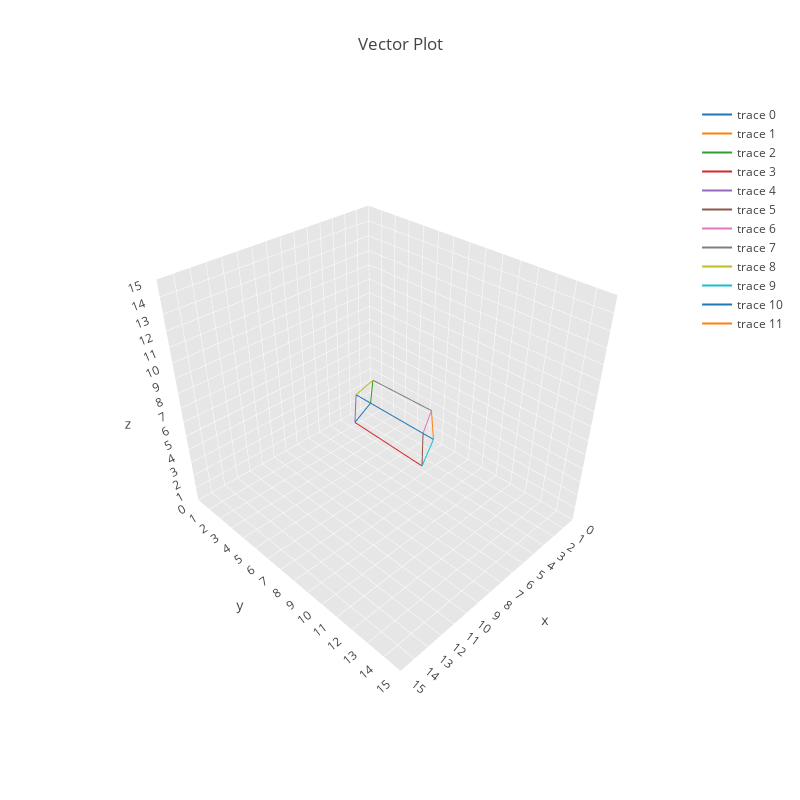

Here is the notebook cell this chart was saved with:
### Code cell
data = [
    go.Scatter3d(
        x=(0,a[0]),
        y=(0,a[1]),
        z=(0,a[2]),
        mode='lines'
    ),
    go.Scatter3d(
        x=(0,b[0]),
        y=(0,b[1]),
        z=(0,b[2]),
        mode='lines'
    ),
    go.Scatter3d(
        x=(0,c[0]),
        y=(0,c[1]),
        z=(0,c[2]),
        mode='lines'
    ),
    go.Scatter3d(
        x=(a[0],a[0]+b[0]),
        y=(a[1],a[1]+b[1]),
        z=(a[2],a[2]+b[2]),
        mode='lines'
    ),
    go.Scatter3d(
        x=(a[0],a[0]+c[0]),
        y=(a[1],a[1]+c[1]),
        z=(a[2],a[2]+c[2]),
        mode='lines'
    ),
    go.Scatter3d(
        x=(b[0],b[0]+a[0]),
        y=(b[1],b[1]+a[1]),
        z=(b[2],b[2]+a[2]),
        mode='lines'
    ),
    go.Scatter3d(
        x=(b[0],b[0]+c[0]),
        y=(b[1],b[1]+c[1]),
        z=(b[2],b[2]+c[2]),
        mode='lines'
    ),
    go.Scatter3d(
        x=(c[0],c[0]+b[0]),
        y=(c[1],c[1]+b[1]),
        z=(c[2],c[2]+b[2]),
        mode='lines'
    ),
    go.Scatter3d(
        x=(c[0],c[0]+a[0]),
        y=(c[1],c[1]+a[1]),
        z=(c[2],c[2]+a[2]),
        mode='lines'
    ),
    go.Scatter3d(
        x=(a[0]+b[0],a[0]+b[0]+c[0]),
        y=(a[1]+b[1],a[1]+b[1]+c[1]),
        z=(a[2]+b[2],a[2]+b[2]+c[2]),
        mode='lines'
    ),
    go.Scatter3d(
        x=(a[0]+c[0],a[0]+b[0]+c[0]),
        y=(a[1]+c[1],a[1]+b[1]+c[1]),
        z=(a[2]+c[2],a[2]+b[2]+c[2]),
        mode='lines'
    ),
    go.Scatter3d(
        x=(b[0]+c[0],a[0]+b[0]+c[0]),
        y=(b[1]+c[1],a[1]+b[1]+c[1]),
        z=(b[2]+c[2],a[2]+b[2]+c[2]),
        mode='lines'),
]

axis_range=[0,15]
axis_ticks=max(axis_range)-min(axis_range)+1

layout = go.Layout(
    width=800,
    height=800,
    autosize=False,
    title='Vector Plot',
    scene=dict(
        xaxis=dict(
            gridcolor='rgb(255,255,255)',
            zerolinecolor='rgb(255,255,255)',
            showbackground=True,
            backgroundcolor='rgb(230,230,230)',
            nticks=axis_ticks,
            range=axis_range
        ),
        yaxis=dict(
            gridcolor='rgb(255,255,255)',
            zerolinecolor='rgb(255,255,255)',
            showbackground=True,
            backgroundcolor='rgb(230,230,230)',
            nticks=axis_ticks,
            range=axis_range
        ),
        zaxis=dict(
            gridcolor='rgb(255,255,255)',
            zerolinecolor='rgb(255,255,255)',
            showbackground=True,
            backgroundcolor='rgb(230,230,230)',
            nticks=axis_ticks,
            range=axis_range
        )
    )
)

fig = go.Figure(data=data, layout=layout)
pyo.plot(fig, filename='parallelepiped.html')
pyo.iplot(fig)

### Figure 1 — Plotly figure (JSON) as saved in the notebook; plotly's stock layout.template omitted (floating-point values rounded to 4 significant figures)
{"data": [{"mode": "lines", "type": "scatter3d", "uid": "a27094a1-428b-42d5-9f3d-cc58a61542a3", "x": [0, 8], "y": [0, 6], "z": [0, 6]}, {"mode": "lines", "type": "scatter3d", "uid": "e2076943-7819-4d10-9ed2-d459bb87a6b2", "x": [0, 2], "y": [0, 6], "z": [0, 2]}, {"mode": "lines", "type": "scatter3d", "uid": "6fec210e-f2c1-40e6-ae42-fe4613f9bc60", "x": [0, 2], "y": [0, 2], "z": [0, 4]}, {"mode": "lines", "type": "scatter3d", "uid": "a0bd0750-a726-494b-b6bb-095d5e1c3769", "x": [8, 10], "y": [6, 12], "z": [6, 8]}, {"mode": "lines", "type": "scatter3d", "uid": "f0f097ed-815a-4649-9e0a-4f1adf59df41", "x": [8, 10], "y": [6, 8], "z": [6, 10]}, {"mode": "lines", "type": "scatter3d", "uid": "4d7d5013-0ae3-49ab-983a-28be7ec6e04d", "x": [2, 10], "y": [6, 12], "z": [2, 8]}, {"mode": "lines", "type": "scatter3d", "uid": "91cb8281-9c8c-489c-9624-a9efd002f1c8", "x": [2, 4], "y": [6, 8], "z": [2, 6]}, {"mode": "lines", "type": "scatter3d", "uid": "3262fbba-28e7-48af-8c02-8c7f300432d1", "x": [2, 4], "y": [2, 8], "z": [4, 6]}, {"mode": "lines", "type": "scatter3d", "uid": "66b5c104-6555-471c-9848-2b0108d32397", "x": [2, 10], "y": [2, 8], "z": [4, 10]}, {"mode": "lines", "type": "scatter3d", "uid": "c26a63f8-eb1c-4132-9543-22774e34f8a0", "x": [10, 12], "y": [12, 14], "z": [8, 12]}, {"mode": "lines", "type": "scatter3d", "uid": "ec85adc8-db35-437b-b78e-1403acdbbf58", "x": [10, 12], "y": [8, 14], "z": [10, 12]}, {"mode": "lines", "type": "scatter3d", "uid": "01b219e3-87b0-402c-8971-3201cc565d36", "x": [4, 12], "y": [8, 14], "z": [6, 12]}], "layout": {"autosize": false, "height": 800, "scene": {"aspectmode": "auto", "aspectratio": {"x": 0.9499, "y": 1.108, "z": 0.9499}, "camera": {"center": {"x": 0, "y": 0, "z": 0}, "eye": {"x": 1.521, "y": 1.521, "z": 1.521}, "up": {"x": 0, "y": 0, "z": 1}}, "xaxis": {"backgroundcolor": "rgb(230,230,230)", "gridcolor": "rgb(255,255,255)", "nticks": 16, "range": [0, 15], "showbackground": true, "type": "linear", "zerolinecolor": "rgb(255,255,255)"}, "yaxis": {"backgroundcolor": "rgb(230,230,230)", "gridcolor": "rgb(255,255,255)", "nticks": 16, "range": [0, 15], "showbackground": true, "type": "linear", "zerolinecolor": "rgb(255,255,255)"}, "zaxis": {"backgroundcolor": "rgb(230,230,230)", "gridcolor": "rgb(255,255,255)", "nticks": 16, "range": [0, 15], "showbackground": true, "type": "linear", "zerolinecolor": "rgb(255,255,255)"}}, "title": "Vector Plot", "width": 800}}
